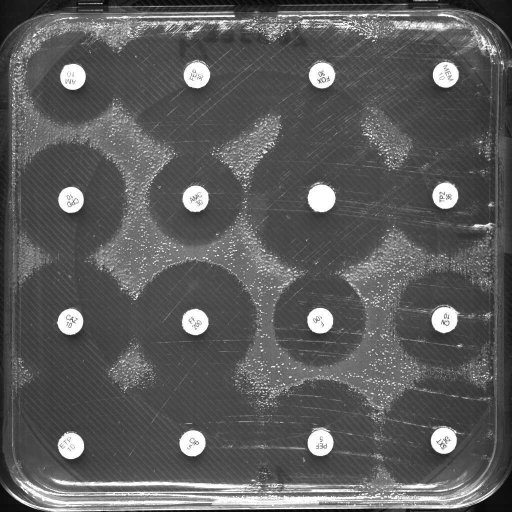
#> input picture original.jpg, 1024 x 1024 px (shown at 1/2 size); its folder holds only this picture in this run
$ python -i preprocessing_func.py   (imports and definitions only)
#> lines starting #> are read from the running program, lines starting #| are printed output that depends on the picture; after the words box and inside, x2 and y2 are one past the last pixel; in counts of white or black regions, pixels touching at a corner belong together
#> further down, picture is the input picture: shape (1024, 1024); min 0, max 255, mean 92.1
import cv2
import re
import numpy as np
import matplotlib.pyplot as plt
from skimage import filters
from sklearn.cluster import KMeans

# [15 lines left out: functions adaptive_binarization, sauvola_binarization, not called in this run]

def global_threshold(img, white=200):
    _, thresh = cv2.threshold(img, white, 255, cv2.THRESH_BINARY)
    return thresh

def histogram_equalization(img):
    equalized = cv2.equalizeHist(img)
    return equalized

def sharpening(img):
    kernel = np.array([[-0.5,-0.5,-0.5],
                       [-0.5,5,-0.5],
                       [-0.5,-0.5,-0.5]])
    sharpen = cv2.filter2D(img, -1, kernel)
    sharpen = np.clip(sharpen, 0, 255).astype(np.uint8)

    return sharpen

# [16 lines left out: functions otsu, adaptive, not called in this run]

def denoise_otsu(gray):
    # 1. CLAHE normalize แสง
    clahe = cv2.createCLAHE(clipLimit=2.0, tileGridSize=(8, 8))
    gray = clahe.apply(gray)
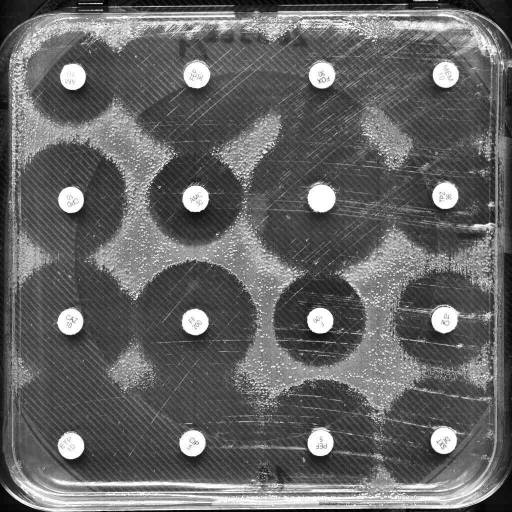
#> gray: shape (1024, 1024) (shown at 1/2 size); min 0, max 255, mean 101.1

    # 2. Sharpen ก่อน — ดึงขอบตัวอักษรออกมาจากภาพเบลอ
    sharpened = sharpening(gray)
#> in sharpening, `sharpen = cv2.filter2D(img, -1, kernel)`:
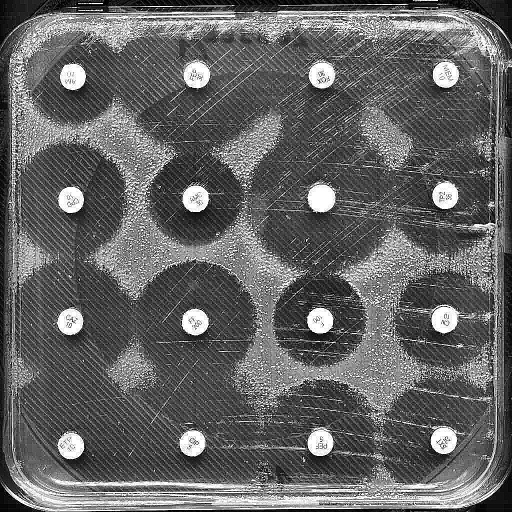
#> sharpen: shape (1024, 1024) (shown at 1/2 size); min 0, max 255, mean 99.7

    # 2. Blur
    blurred = cv2.GaussianBlur(sharpened, (3, 3), 0)

    # 3. Otsu
    _, processed = cv2.threshold(blurred, 0, 255, cv2.THRESH_BINARY + cv2.THRESH_OTSU)
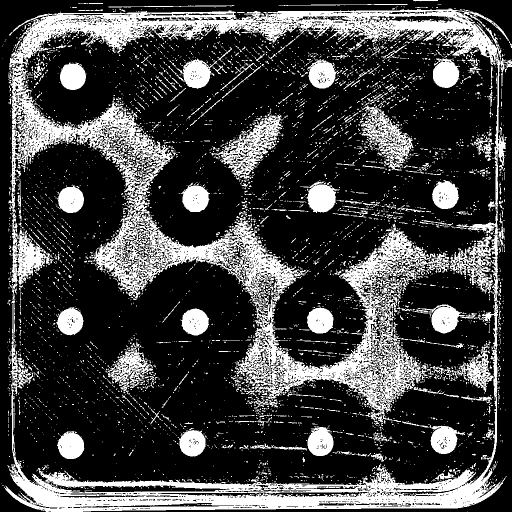
#> processed: shape (1024, 1024) (shown at 1/2 size); 26.3% white; 4991 white regions (4567 under 20 px), largest, box (x1, y1, x2, y2) and area: (17, 17, 1024, 789) 72660, (184, 319, 899, 844) 61878, (8, 603, 1013, 1024) 45657

    # 4. วัด stroke width → ตัดสินใจ dilate หรือ erode
    inverted = cv2.bitwise_not(processed)
    text_pixel_ratio = np.sum(inverted == 255) / inverted.size  # สัดส่วนพิกเซลดำ
#> text_pixel_ratio = 0.737

    kernel = cv2.getStructuringElement(cv2.MORPH_RECT, (2, 2))

    if text_pixel_ratio < 0.15:
        # ตัวหนังสือบาง → หนาขึ้น (เคส CN 10)
        processed_fix = cv2.dilate(inverted, kernel, iterations=1)
    elif text_pixel_ratio > 0.35:
        # ตัวหนังสือหนาเกิน → บางลง (เคส ATM 30)
        processed_fix = cv2.erode(inverted, kernel, iterations=1)
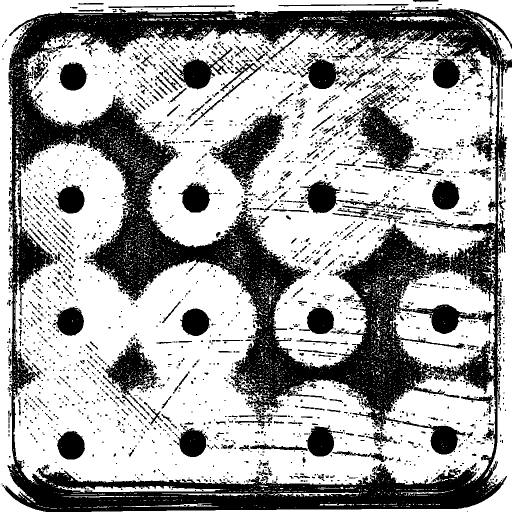
#> processed_fix: shape (1024, 1024) (shown at 1/2 size); 64.6% white; 2773 black regions (2194 under 20 px), largest, box (x1, y1, x2, y2) and area: (5, 17, 1024, 1024) 258134, (419, 217, 577, 379) 8608, (688, 184, 837, 342) 8114
    else:
        # ปกติ → ไม่ต้องทำอะไร
        processed_fix = inverted

    # 5. Invert กลับ
    result = cv2.bitwise_not(processed_fix)
    return result

# [77 lines left out: functions oldest_denoise_otsu, old_denoise_otsu, hist_global, rotate_image, crop_and_pad_640, not called in this run]


PATTERN = re.compile(
    r'^([A-Za-z]+(?:\s[A-Za-z]+){0,3})\s+(\d+(?:\.\d+)?)$'
)

# [11 lines left out: function adjust_confidence_with_regex, not called in this run]

>>> import cv2
>>> picture = cv2.imread('../../original.jpg', cv2.IMREAD_GRAYSCALE)
>>> result = denoise_otsu(picture)
